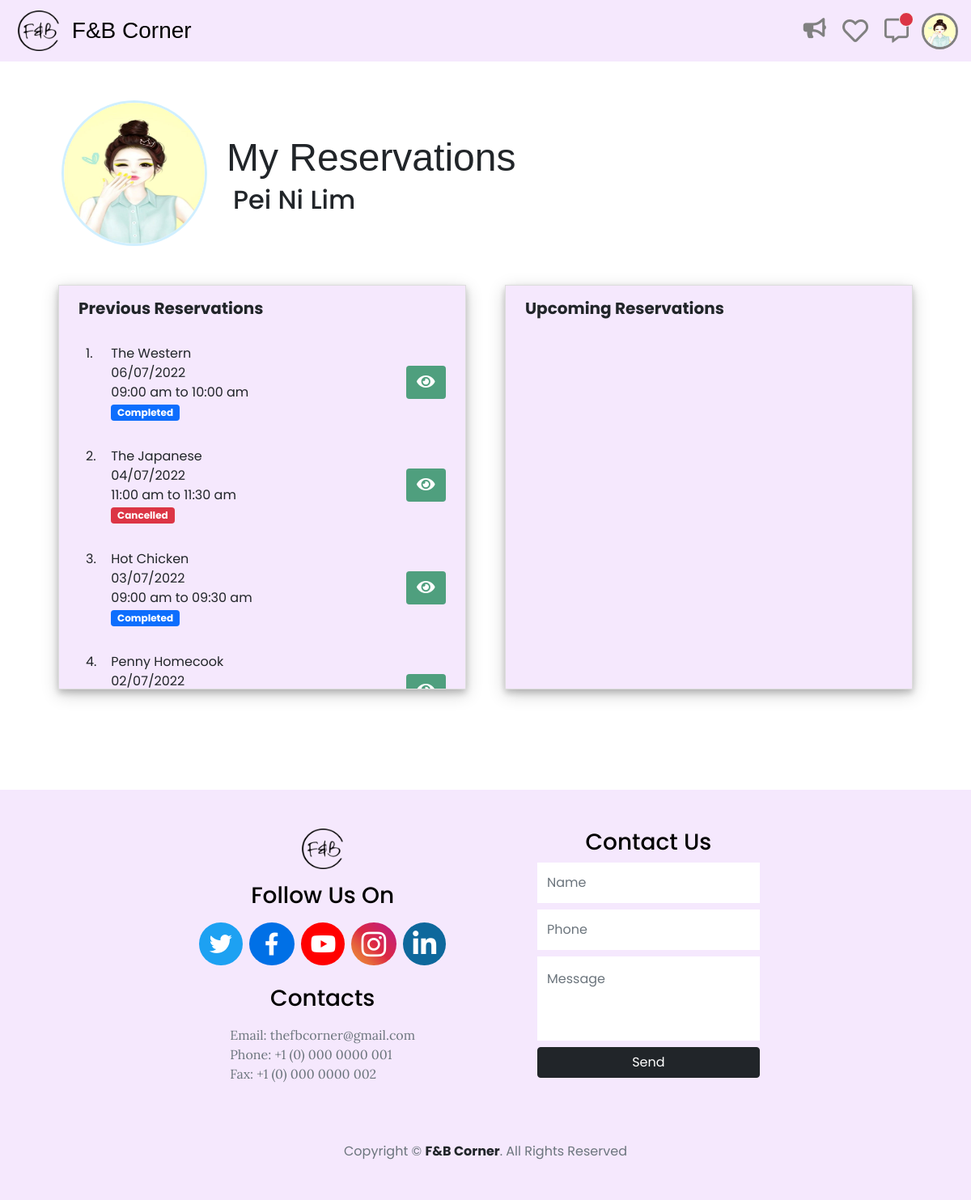
The app's page /fbcorner/store/php/pages/reservation/my_reservation.php (signed in) with its own data.
### tables this page shows
CREATE TABLE `customer` (
  `cus_id` varchar(5) NOT NULL,
  `firstname` varchar(32) NOT NULL,
  `lastname` varchar(32) NOT NULL,
  `email` varchar(96) NOT NULL,
  `contact_num` varchar(12) NOT NULL,
  `password` varchar(1000) NOT NULL,
  `profile_pic` varchar(255) NOT NULL DEFAULT 'default_pp.png',
  `join_date` date NOT NULL DEFAULT current_timestamp()
);

### fbcorner/store/php/helpers/customer.php (called while the page is built, shortened)
<?php
    function getCustomer($connection, $cus_id){
        $sql = "SELECT * FROM customer WHERE `cus_id` = '" . $cus_id . "'";
        $statement = $connection->query($sql);
        $results = $statement->fetch_array(MYSQLI_ASSOC);
        return $results;
    }
?>

### fbcorner/admin/php/helpers/reservation.php (called while the page is built, shortened)
<?php
    function getReservation($connection, $reservation_id){
        $sql = "SELECT r.*, ts.start_time, ts.end_time, t.table_num_name, CONCAT(c.firstname, ' ', c.lastname) AS customer_name, r.status AS reservation_status, ts.start_time AS startTime, tts.end_time AS endTime FROM `reservation` r LEFT JOIN time_slot ts ON (CAST(ts.time_slot_id AS CHAR) = (JSON_EXTRACT(r.time_slot_id, '$[0]'))) LEFT JOIN time_slot tts ON (CAST(tts.time_slot_id AS CHAR) = (JSON_EXTRACT(r.time_slot_id, CONCAT('$[', (JSON_LENGTH(r.time_slot_id)-1), ']')))) LEFT JOIN customer c ON (c.cus_id = r.cus_id) LEFT JOIN `table` t ON (t.table_id = r.table_id) WHERE r.reservation_id = '" . $reservation_id . "'";
        $statement = $connection->query($sql);
        $results = $statement->fetch_array(MYSQLI_ASSOC);
        return $results;
    }
    function getCustomerReservations($connection, $cus_id){
        $sql = "SELECT r.*, ts.start_time AS startTime, SUBSTRING(JSON_EXTRACT(r.deleted_data, '$.startTime'), 2, 8) AS second_startTime FROM `reservation` r LEFT JOIN time_slot ts ON (CAST(ts.time_slot_id AS CHAR) = (JSON_EXTRACT(r.time_slot_id, '$[0]'))) WHERE cus_id = '" . $cus_id . "' ORDER BY `date` DESC, (CASE WHEN startTime IS NULL THEN second_startTime ELSE startTime END) DESC";
        $statement = $connection->query($sql);
        $results = $statement->fetch_all(MYSQLI_ASSOC);
        return $results;
    }
?>

### fbcorner/admin/php/helpers/restaurant.php (called while the page is built, shortened)
<?php
    function getRestaurant($connection, $rest_id){
        $sql = "SELECT *, TODAY_OPENING_CLOSING_TIME(daily_opening_hours, 'open') AS opening_time, TODAY_OPENING_CLOSING_TIME(daily_opening_hours, 'close') AS closing_time FROM restaurant WHERE `rest_id` = '" . $rest_id . "'";
        $statement = $connection->query($sql);
        $results = $statement->fetch_array(MYSQLI_ASSOC);
        return $results;
    }
?>

### fbcorner/store/php/pages/reservation/my_reservation.php (the view, shortened to what this page needs)
<?php
    include_once '../../../../db_connect.php';
    include_once '../../../../admin/php/helpers/reservation.php';
    include_once '../../../../admin/php/helpers/restaurant.php';
    include_once '../../../../admin/php/helpers/table.php';
    if (isset($_SESSION['login_cus_id'])) {
      $reservations = getCustomerReservations($connection, $_SESSION['login_cus_id']);
?>
<!DOCTYPE html>
<html lang="en">
<head>
    <?php include_once '../../../../link.php'?>
</head>
<body>
    <?php include_once '../../common/navigation_bar.php'; ?>
    <div class="d-flex flex-column" style="min-height: calc(100% - 76px)">
    <main>
      <div class="m-5">
        <div class="row row-cols-1 row-cols-sm-2 row-cols-md-2 mx-3">
            <div class="col-sm-12 col-md-2 d-flex" style="min-width: 180px;" id="title-image">
                <img width='180' height='180' class='rounded-circle align-self-center' style="border: 3px solid #d0efff;" src="../../../uploads/profile_pic/<?=$profile_img?>">
            </div>
            <div class="col-sm-12 col-md-10 align-self-center d-flex flex-column" id="title-name" style="width: fit-content;">
                <h1 style="cursor: default; font-size: 3rem;" class="mb-1 pt-2 font-bernard d-inline-block text-nowrap">My Reservations</h1>
                <h2 class="mb-1 d-inline-block" style="cursor: default;"><?=$customer['firstname'] . ' ' . $customer['lastname']?></h2>
            </div>
        </div>
        <div class="row row-cols-1 row-cols-sm-1 row-cols-md-2 m-auto mb-3 mt-5" style="margin-bottom: 100px !important;">
          <div class="box-style col p-0 m-4 mt-0 color-2">
            <div class="color-2 px-3 pt-2 w-100">
              <h5 class="fw-bold m-2">Previous Reservations</h5>
              <table class="m-3">
              <?php $counter = 1; ?>
                <tbody>
                  <?php foreach ($reservations as $reservation) { ?>
                    <?php if (strtotime($reservation['date']) < strtotime(date('Y-m-d')) || $reservation['status'] != '1') { ?>
                    <?php
                      $this_reservation_info = getReservation($connection, $reservation['reservation_id']);
                      if (!empty($this_reservation_info['startTime']) && !empty($this_reservation_info['endTime']))
                        $time = date('h:i a', strtotime($this_reservation_info['startTime'])) . ' to ' . date('h:i a', strtotime($this_reservation_info['endTime']));
                      else{
                        $deleted_data = json_decode($this_reservation_info['deleted_data'], true);
                        $time = date('h:i a', strtotime($deleted_data['startTime'])) . ' to ' . date('h:i a', strtotime($deleted_data['endTime']));
                      }
                    ?>
                    <tr style="height: 127px;">
                      <td class="align-top pt-3" width="7%"><?=$counter?>.</td>
                      <td class="align-top pt-3 pe-3">
                        <?=getRestaurant($connection, $reservation['rest_id'])['rest_name']?><br>
                        <?=date('d/m/Y', strtotime($reservation['date']))?><br>
                        <?=$time?><br>
                        <?php if ($reservation['status'] == '0') { ?>
                          <span class="badge bg-danger">Cancelled</span>
                        <?php } elseif ($reservation['status'] == '1') { ?>
                          <span class="badge bg-success">Reserved</span>
                        <?php } elseif ($reservation['status'] == '2') { ?>
                          <span class="badge bg-secondary">Disabled</span>
                        <?php } elseif ($reservation['status'] == '3') { ?>
                          <span class="badge bg-primary">Completed</span>
                        <?php } ?>
                      </td>
                      <td>
                        <button type="button" style="float: right;" class="btn bg-success bg-opacity-75" onclick="viewDetails(<?=$reservation['reservation_id']?>);" data-bs-toggle="tooltip" data-bs-placement="top" title="View"><i class="fas fa-eye font-size-20 text-white m-0 p-0" style="line-height: 25px;"></i></button>
                      </td>
                    </tr>
                    <?php $counter++; } ?>
                  <?php } ?>
                </tbody>
              </table>
            </div>
          </div>
          <div class="box-style col p-0 m-4 mt-0 color-2">
            <div class="color-2 px-3 pt-2 w-100">
              <h5 class="fw-bold m-2">Upcoming Reservations</h5>
            </div>
          </div>
        </div>
      </div>
    </main>
    <?php include_once '../../common/notification.php'; ?>
    <?php include_once '../../common/footer.php'?>
    </div>
  </body>
</html>
<?php
  } else {
    header("Location: ../homepage/index.php");
    exit;
  }
?>

### fbcorner/store/php/common/navigation_bar.php (shortened to what this page needs)
<?php
    if (isset($_SESSION['login_cus_id'])){
        $sql = "SELECT * FROM `chat` WHERE receiver_id = '" . $_SESSION['login_cus_id'] . "' AND seen = 0";
        $statement = $connection->query($sql);
        $results = $statement->fetch_all(MYSQLI_ASSOC);
    }
?>
<header>
    <nav class="navbar navbar-expand-lg navbar-light color-2">
        <div class="container-fluid">
            <a class="navbar-brand" style="margin-left: 10px;" href="../homepage/index.php"><img height="50px" src="../../../assest/Logo.png"></a>
            <a class="font-bernard font-size-28" href="../homepage/index.php">F&amp;B Corner</a>
            <div class="collapse navbar-collapse justify-content-end" id="navbarSupportedContent">
                <ul class="navbar-nav ms-auto">
                    <li class="nav-item">
                        <a class="nav-link active ps-2 me-1 align-self-center" href="../promotion/promotional_ads.php" style="padding-top: 10px;"><i class="fas fa-bullhorn" style="font-size: 25px; color: grey" data-bs-toggle="tooltip" data-bs-placement="bottom" title="Promotions"></i></a>
                    </li>
                <?php if (!isset($_SESSION['login_cus_id'])) { ?>
                    <li class="nav-item">
                        <a class="nav-link active" id="sign-up-button" href="#" style="line-height: 32px;"><button type="button" class="btn btn-primary">Sign Up</button></a>
                    </li>
                <?php } else { ?>
                    <li class="nav-item">
                        <a class="nav-link active ps-2 me-1 align-self-center" href="../restaurant/my_fav_restaurant.php" style="padding-top: 10px;"><i class="far fa-heart" style="font-size: 32px; color: grey" data-bs-toggle="tooltip" data-bs-placement="bottom" title="Favourite Restaurants"></i></a>
                    </li>
                    <li class="nav-item">
                        <a class="nav-link active px-2 pe-3" id="my_message" href="../message/my_message.php" style="line-height: 32px;">
                            <div class="position-relative" style="padding-top: 3px; height: 30px; width: fit-content;">
                                <i class="far fa-comment-alt" style="font-size: 30px; color: grey" data-bs-toggle="tooltip" data-bs-placement="bottom" title="Messages"></i>
                                <span class="position-absolute translate-middle p-2 bg-danger border border-light rounded-circle<?=$results ? '' : ' d-none'?>" style="top: 15%; left: 90%" id="my_message_noti">
                                </span>
                            </div>
                        </a>
                    </li>
                <?php } ?>
                    <li class="nav-item dropdown">
                        <?php if (!isset($_SESSION['login_cus_id'])) { ?>
                            <a class="nav-link active" id="sign-in-button" href="#" style="line-height: 32px;"><button type="button" class="btn btn-secondary" style="width: 86.28px;">Sign In</button></a>
                        <?php } else { ?>
                            <?php
                                include_once '../../helpers/customer.php';
                                $customer = getCustomer($connection, $_SESSION['login_cus_id']);
                                $profile_img = $customer['profile_pic'];
                            ?>
                            <a class="nav-link dropdown-toggle p-0 mt-1" id="nav-bar-dropdown" href="#" role="button" data-bs-toggle="dropdown" aria-expanded="false"><img src="../../../uploads/profile_pic/<?=$profile_img?>" alt="" width="45" height="45" class="rounded-circle" style="border: 3px solid grey;"></a>
                        <?php } ?>
                    </li>
                </ul>
            </div>
        </div>
    </nav>
</header>

### fbcorner/style.css (style rules this page uses)
.font-bernard { font-family: "Bernard MT Condensed", "Comic Sans MS", Arial, Helvetica, sans-serif; }
.font-size-20 { font-size: 20px; }
.font-size-28 { font-size: 28px; }
.color-2 { background-color: #f5e8fd !important; }
h1, h2, h3, h4, h5, h6 { cursor: default; }
a, a:hover { text-decoration: none; color: black; }
button { border: 0px; background-color: transparent; }
h1, h2, h3, h4 { cursor: default; }
.box-style { background-color: #fafafa; border: 1px solid #ddd; box-shadow: 0 4px 8px 0 rgba(0, 0, 0, 0.2), 0 6px 20px 0 rgba(0, 0, 0, 0.19); }
html { height: 100%; }
body { position: relative; min-height: 100%; }
body { margin: 0; padding: 0; font-family: "Poppins", sans-serif; }
#nav-bar-dropdown::after { border: 0; }

### fbcorner/store/php/pages/reservation/my_reservation.php (style rules this page uses)
body { height: 100%; }
.col { max-height: 500px; min-height: 500px; overflow-y: auto; overflow-x: auto; box-shadow: 0 4px 8px 0 rgba(0, 0, 0, 0.2), 0 6px 20px 0 rgba(0, 0, 0, 0.19); }
.col table { width: 95%; }
#title-image, #title-image img { min-width: 180px; max-width: 180px; }
@media (min-width: 768px) { .col { flex: 1 0 0%; } }
@media (min-width: 768px) { #title-name { margin-left: 1.5rem; } }
@media (min-width: 768px) { #title-name h2 { margin-left: 0.5rem; } }

### records on screen
customer: profile_pic (picture), firstname "Pei Ni", lastname "Lim"

### other values on screen
getRestaurant($connection, $reservation['rest_id'])['rest_name'] "The Western"
date('d/m/Y', strtotime($reservation['date'])) "06/07/2022"
$time "09:00 am to 10:00 am"
getRestaurant($connection, $reservation['rest_id'])['rest_name'] "The Japanese"
date('d/m/Y', strtotime($reservation['date'])) "04/07/2022"
$time "11:00 am to 11:30 am"
getRestaurant($connection, $reservation['rest_id'])['rest_name'] "Hot Chicken"
date('d/m/Y', strtotime($reservation['date'])) "03/07/2022"
$time "09:00 am to 09:30 am"
getRestaurant($connection, $reservation['rest_id'])['rest_name'] "Penny Homecook"
date('d/m/Y', strtotime($reservation['date'])) "02/07/2022"
